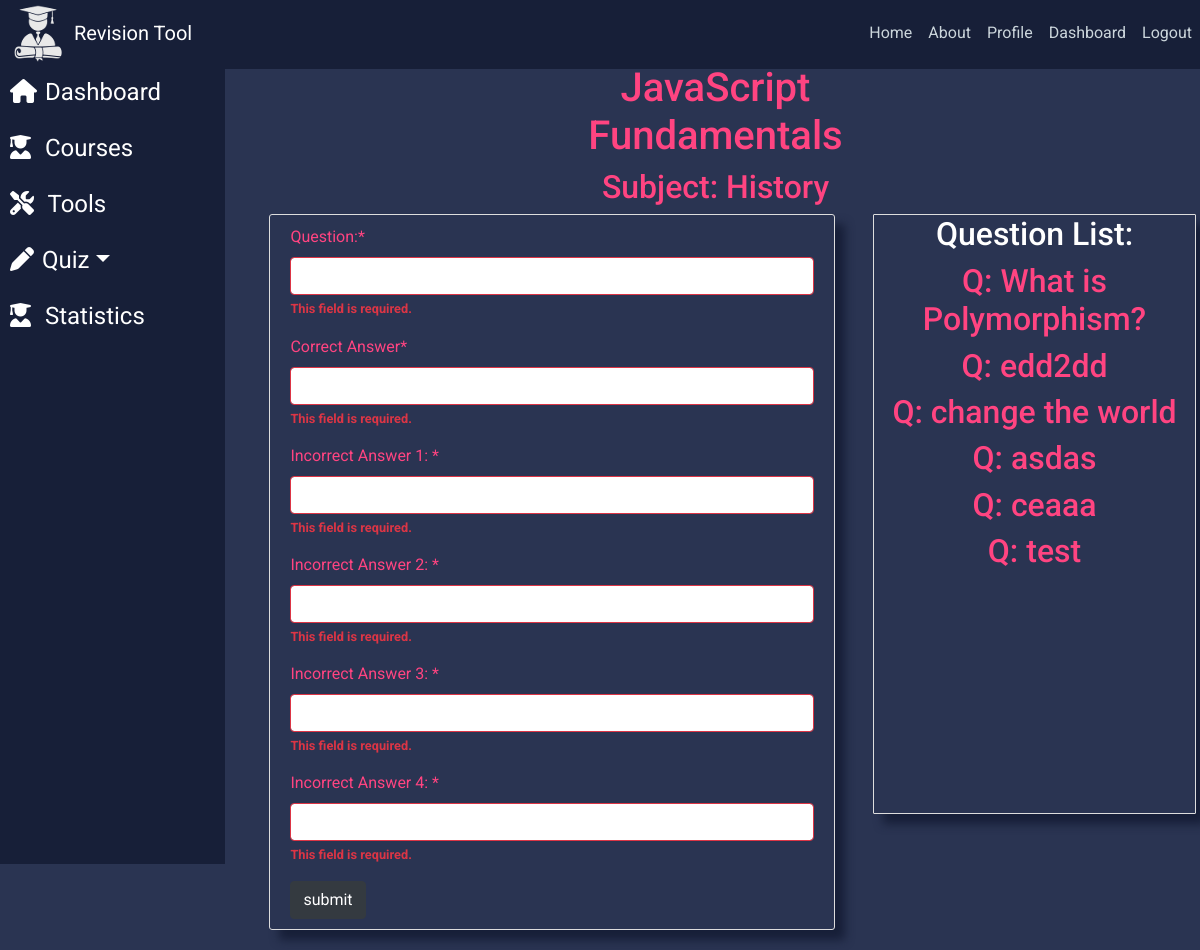
The app's page /view-quiz/25/darren_lally/JavaScript Fundamentals/ (signed in) with its own data.
### quiz/models.py (models this page shows, shortened)
class Quiz(models.Model):
    title = models.CharField(max_length = 200)
    subject = models.CharField(max_length = 20)
    level = models.CharField(max_length = 25)
    topic = models.CharField(max_length = 25)
    author = models.ForeignKey(settings.AUTH_USER_MODEL, on_delete = models.CASCADE)
    created = models.DateTimeField(auto_now_add=True,null=True,blank=True)
    class Meta:
        verbose_name_plural = "quiz"

class Questions(models.Model):
    quiz = models.ForeignKey(Quiz, on_delete=models.CASCADE)
    question = models.CharField(max_length = 350)
    correct_answer = models.CharField(max_length = 400)
    incorrect_answer_1 = models.CharField(max_length = 400, default ='')
    incorrect_answer_2 = models.CharField(max_length = 400, default ='')
    incorrect_answer_3 = models.CharField(max_length = 400, default ='')
    incorrect_answer_4 = models.CharField(max_length = 400, default ='')
    weighting = models.IntegerField(default = 1)
    class Meta:
        verbose_name_plural = "questions"

### quiz/views.py (the view, shortened to what this page needs)
# urls.py: url(r'^view-quiz/(?P<pk>\d+)/(?P<auth>[\w\-]+)/(?P<quz>[\w|\W]+)/$', views.view_my_quiz, name ='view-quiz'),
@login_required
def view_my_quiz(request, pk=None, auth=None, quz=None):
    form = CreateQuestionForm(request.POST)
    user = request.user
    user_check = str(request.user)
    if pk and (user_check == auth):
        my_quiz = Quiz.objects.filter(pk=pk, author=user)
        questions = Questions.objects.filter(quiz=pk)
        args = {'quiz': my_quiz, 'question': questions, 'title': quz, 'form': form}
    else:
        return HttpResponseRedirect('/my_quiz')
    return render(request, 'quiz/modify_quiz.html', args)

### quiz/forms.py (shortened to what this page needs)
class CreateQuestionForm(forms.ModelForm):
    question = forms.CharField(label = "Question:", max_length = 400)
    correct_answer = forms.CharField(label = "Correct Answer", max_length = 400)
    incorrect_answer_1 = forms.CharField(label = "Incorrect Answer 1: ", max_length = 400)
    incorrect_answer_2  = forms.CharField(label = "Incorrect Answer 2: ", max_length = 400)
    incorrect_answer_3  = forms.CharField(label = "Incorrect Answer 3: ", max_length = 400)
    incorrect_answer_4  = forms.CharField(label = "Incorrect Answer 4: ", max_length = 400)
    class Meta:
        model = Questions
        fields = ['question','correct_answer', 'incorrect_answer_1', 'incorrect_answer_2',
                  'incorrect_answer_3', 'incorrect_answer_4',]

### quiz/templates/quiz/modify_quiz.html (shortened to what this page needs)
{% extends "dashboard/base.html" %}
{% load crispy_forms_tags %}
{%block title%}
<div class="row justify-content-center">
    <div class="col-4">
        <h1 class="text-center mod-title">{{title}}</h1>
        {% if quiz %}
            {% for quiz in quiz%}
            <h2 class="mod-title text-center">Subject: {{quiz.subject}}</h2>
            {% endfor%}
        {% else%}
            <p>No Quiz found</p>
        {% endif %}
    </div>
</div>
{% endblock %}
{% block content %}
<div class="row">
    {% if user.is_authenticated %}
    <div class="content-section col-lg-7 col-md-8 col-sm-8 col-xs-8 mx-auto mt-0">
        <form name="add_question" class="add_question" method="POST">
            {{ form|crispy }}
            <input id="submit" class="btn btn-dark" value="submit" name="submit" type="submit"></input>
        </form>
    </div>
    <div class="content-section-questions col-lg-4 col-md-8 col-sm-8 col-xs-8 mt-0 text-center">
            <h2 class="text-center">Question List: </h2>
            {% if question%}
                {% for question in question%}
                    <h2 class="mod-title text-center">Q: {{question.question}}</h2>
                {% endfor%}
            {% endif%}
        </div>
    {% endif%}
</div>
{% endblock content %}

### blog/static/blog/main.css (style rules this page uses)
body { background-color: #2A3452; color: #333333; margin-top: 4rem; font-family: 'Roboto', sans-serif; color: #fff; }
.content-section { background: #ffffff; width: 40% !important; padding: 10px 20px; border: 1px solid #dddddd; border-radius: 3px; margin-bottom: 20px; box-shadow: 10px 10px 10px#171F38; }
.content-section-questions { text-align: center !important; font-size: 12px !important; border: 1px solid #dddddd; border-radius: 1px; margin-right: 4px; box-shadow: 10px 10px 10px#171F38; overflow-y: scroll; overflow-x: hidden; height: 600px; }
.content-section { margin-top: 20px; background-color: #2A3452; color: #FF4481; }
.mod-title { color: #FF4481 !important; }

### records on screen
Quiz: title "JavaScript Fundamentals", subject "History"
Questions: question "What is Polymorphism?"
Questions: question "edd2dd"
Questions: question "change the world"
Questions: question "asdas"
Questions: question "ceaaa"
Questions: question "test"
